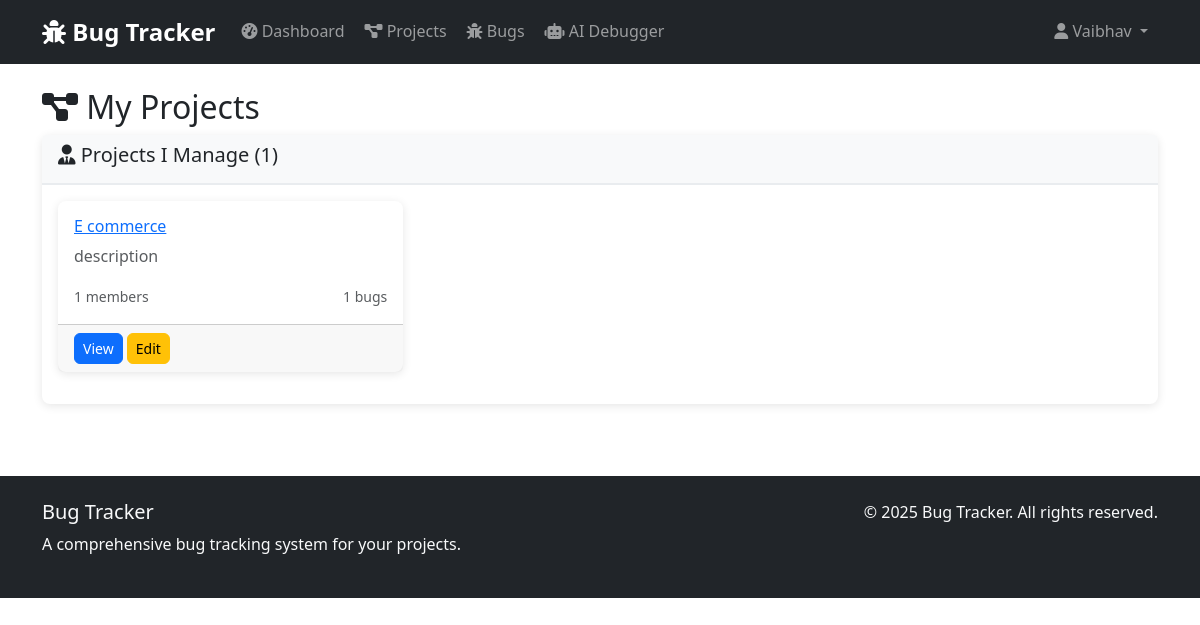
The app's page /dashboard/my-projects/ (signed in) with its own data.
### projects/models.py (models this page shows, shortened)
class Project(models.Model):
    name = models.CharField(max_length=100)
    description = models.TextField()
    start_date = models.DateField(auto_now_add=True)
    end_date = models.DateField(null=True, blank=True)
    manager = models.ForeignKey(User, on_delete=models.CASCADE, related_name='managed_projects')
    members = models.ManyToManyField(User, related_name='projects')

### dashboard/views.py (the view)
# urls.py: path('my-projects/', views.my_projects, name='my_projects'),
@login_required
def my_projects(request):
    managed_projects = Project.objects.filter(manager=request.user)
    member_projects = Project.objects.filter(members=request.user).exclude(manager=request.user)
    context = {
        'managed_projects': managed_projects,
        'member_projects': member_projects
    }
    return render(request, 'dashboard/my_projects.html', context)

### dashboard/templates/dashboard/my_projects.html (shortened to what this page needs)
{% extends 'base.html' %}
{% block content %}
<div class="container mt-4">
    <h2><i class="fas fa-project-diagram"></i> My Projects</h2>
    <div class="row">
        {% if managed_projects %}
            <div class="col-md-12 mb-4">
                <div class="card">
                    <div class="card-header">
                        <h5><i class="fas fa-user-tie"></i> Projects I Manage ({{ managed_projects.count }})</h5>
                    </div>
                    <div class="card-body">
                        <div class="row">
                            {% for project in managed_projects %}
                                <div class="col-md-4 mb-3">
                                    <div class="card h-100">
                                        <div class="card-body">
                                            <h6 class="card-title">
                                                <a href="{% url 'projects:project_detail' project.id %}">{{ project.name }}</a>
                                            </h6>
                                            <p class="card-text text-muted">{{ project.description|truncatechars:100 }}</p>
                                            <div class="d-flex justify-content-between">
                                                <small class="text-muted">{{ project.members.count }} members</small>
                                                <small class="text-muted">{{ project.bugs.count }} bugs</small>
                                            </div>
                                        </div>
                                        <div class="card-footer">
                                            <a href="{% url 'projects:project_detail' project.id %}" class="btn btn-sm btn-primary">View</a>
                                            <a href="{% url 'projects:edit_project' project.id %}" class="btn btn-sm btn-warning">Edit</a>
                                        </div>
                                    </div>
                                </div>
                            {% endfor %}
                        </div>
                    </div>
                </div>
            </div>
        {% endif %}
    </div>
</div>
{% endblock %}

### templates/base.html (shortened to what this page needs)
<!DOCTYPE html>
<html lang="en">
<head>
    <link href="https://cdn.jsdelivr.net/npm/bootstrap@5.3.0/dist/css/bootstrap.min.css" rel="stylesheet">
    <link rel="stylesheet" href="https://cdnjs.cloudflare.com/ajax/libs/font-awesome/6.4.0/css/all.min.css">
    {% load static %}
    <link rel="stylesheet" href="{% static 'css/custom.css' %}">
</head>
<body>
    <nav class="navbar navbar-expand-lg navbar-dark bg-dark">
        <div class="container">
            <a class="navbar-brand" href="{% url 'dashboard:dashboard' %}">
                <i class="fas fa-bug"></i> Bug Tracker
            </a>
            <div class="collapse navbar-collapse" id="navbarNav">
                <ul class="navbar-nav me-auto">
                    {% if user.is_authenticated %}
                        <li class="nav-item">
                            <a class="nav-link" href="{% url 'dashboard:dashboard' %}">
                                <i class="fas fa-tachometer-alt"></i> Dashboard
                            </a>
                        </li>
                        <li class="nav-item">
                            <a class="nav-link" href="{% url 'projects:project_list' %}">
                                <i class="fas fa-project-diagram"></i> Projects
                            </a>
                        </li>
                        <li class="nav-item">
                            <a class="nav-link" href="{% url 'bugs:bug_list' %}">
                                <i class="fas fa-bug"></i> Bugs
                            </a>
                        </li>
                        <li class="nav-item">
                            <a class="nav-link" href="{% url 'ai_debugger:analysis_home' %}">
                                <i class="fas fa-robot"></i> AI Debugger
                            </a>
                        </li>
                    {% endif %}
                </ul>
                <ul class="navbar-nav">
                    {% if user.is_authenticated %}
                        <li class="nav-item dropdown">
                            <a class="nav-link dropdown-toggle" href="#" id="navbarDropdown" role="button" data-bs-toggle="dropdown">
                                <i class="fas fa-user"></i> {{ user.username }}
                            </a>
                        </li>
                    {% endif %}
                </ul>
            </div>
        </div>
    </nav>
    <main>
        {% block content %}{% endblock %}
    </main>
    <footer class="bg-dark text-light mt-5 py-4">
        <div class="container">
            <div class="row">
                <div class="col-md-6">
                    <h5>Bug Tracker</h5>
                    <p>A comprehensive bug tracking system for your projects.</p>
                </div>
                <div class="col-md-6 text-end">
                    <p>&copy; 2025 Bug Tracker. All rights reserved.</p>
                </div>
            </div>
        </div>
    </footer>
</body>
</html>

### templates/static/css/custom.css (style rules this page uses)
:root { --primary-color: #007bff; --secondary-color: #6c757d; --success-color: #28a745; --danger-color: #dc3545; --warning-color: #ffc107; --info-color: #17a2b8; --light-color: #f8f9fa; --dark-color: #343a40; }
body { font-family: 'Segoe UI', Tahoma, Geneva, Verdana, sans-serif; line-height: 1.6; }
.navbar-brand { font-weight: bold; font-size: 1.5rem; }
.btn { border-radius: 6px; font-weight: 500; transition: all 0.3s ease; }
.card { border: none; border-radius: 8px; box-shadow: 0 2px 10px rgba(0, 0, 0, 0.1); transition: all 0.3s ease; }
.card-header { background-color: var(--light-color); border-bottom: 2px solid #e9ecef; font-weight: 600; }
.navbar-nav .nav-link { border-radius: 6px; margin: 0 2px; transition: background-color 0.3s ease; }
footer { margin-top: auto; }

### records on screen
Project: name "E commerce", description "description", members.count "1", bugs.count "1"

### other values on screen
{{ user.username }} "Vaibhav"
{{ managed_projects.count }} "1"
